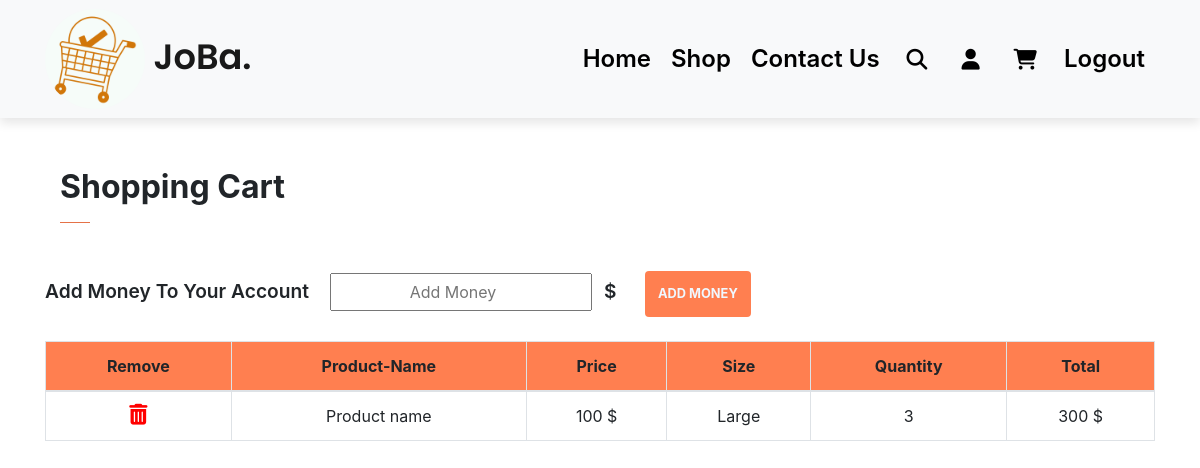
The page /cart (signed in) on the database as committed earlier.
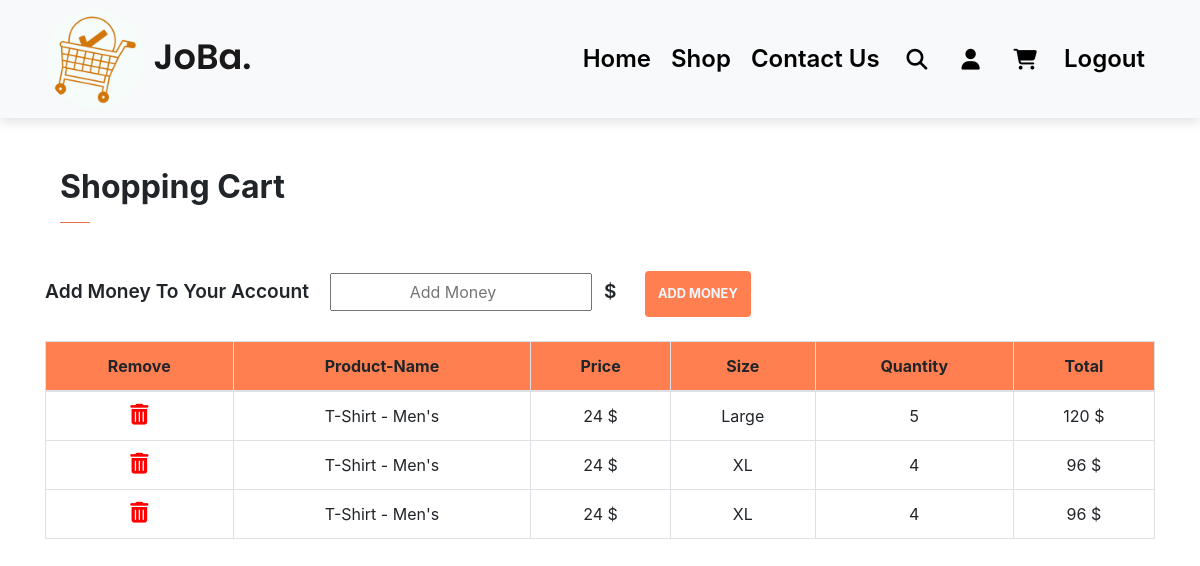
The same page on the database as committed later.
### JoBa/models.py (models this page shows)
class Product(db.Model):
    id = db.Column(db.Integer, primary_key=True)
    date = db.Column(db.DateTime(timezone= True), default=func.now())
    product_name = db.Column(db.String(1000))
    product_price = db.Column(db.Integer)
    size = db.Column(db.String(1000))
    quantity = db.Column(db.Integer)
    user_id = db.Column(db.Integer, db.ForeignKey('user.id'))

### JoBa/views.py (the view, shortened to what this page needs)
@views.route("/cart", methods=["GET", "POST"])
@login_required
def cart():
    if request.method == "GET":
        return render_template("cart.html", title="JoBa-Cart", user=current_user)

### JoBa/__init__.py (called while the page is built)
def create_app():
    app = Flask(__name__)
    app.config["SECRET_KEY"] = "yousefsoftware2002engineer98"  # Use to secret you login session and your website date
    app.config["SQLALCHEMY_DATABASE_URI"] = f"sqlite:///{DB_Name}"
    db.init_app(app)
    from .views import views
    from .auth import auth
    app.register_blueprint(views, url_prefix="/")
    app.register_blueprint(auth, url_prefix="/")
    from .models import User, Product
    with app.app_context():
        db.create_all()
    login_manager = LoginManager()
    login_manager.login_view = "auth.login"
    login_manager.init_app(app)
    @login_manager.user_loader
    def load_user(id):
        return User.query.get(int(id))
    return app

### JoBa/templates/cart.html (shortened to what this page needs)
<!DOCTYPE html>
<html lang="en">
<head>
    <link rel="stylesheet" href="{{ url_for('static', filename='css/style.css')}}">
    <link rel="stylesheet" href="https://cdnjs.cloudflare.com/ajax/libs/font-awesome/6.2.0/css/all.min.css">
    <link rel="stylesheet" href="https://cdn.jsdelivr.net/npm/bootstrap@4.6.2/dist/css/bootstrap.min.css">    <link rel="stylesheet" href="https://cdnjs.cloudflare.com/ajax/libs/font-awesome/6.2.0/css/all.min.css">
</head>
<body>
  <nav class="navbar navbar-expand-lg navbar-light bg-light py-1 fixed-top">
    <div class="container">
      <a class="navbar-brand" href="/">
        <img src="static/images/logo/white.png" alt="logo" class="nav-logo">
        JoBa.
      </a>
      <div class="collapse navbar-collapse" id="navbarSupportedContent">
        <ul class="navbar-nav ml-auto">
          {% if user.is_authenticated %}
              <li class="nav-item">
                <a class="nav-link" href="/">Home</a>
              </li>
              <li class="nav-item">
                <a class="nav-link" href="shop1">Shop</a>
              </li>
              <li class="nav-item">
                <a class="nav-link" href="contact_us">Contact Us</a>
              </li>
              <li class="nav-item">
                <a class="nav-link"><i class="fa-solid fa-magnifying-glass"></i></a>
              </li>
              <li class="nav-item">
                <a class="nav-link" href="profile"><i class="fa-solid fa-user"></i></a>
              </li>
              <li class="nav-item">
                <a class="nav-link" href="cart"><i class="fa-solid fa-cart-shopping"></i></a>
              </li>
              <li class="nav-item">
                <a class="nav-link" href="logout">Logout</a>
              </li>
            {% endif %}
        </ul>
      </div>
    </div>
  </nav>
  <div class="container ">
        <div class="container pt-5">
        <h2 class="font-weight-bold">Shopping Cart</h2>
        <hr>
        </div>
        <form method="POST" class="money-form mt-5 mb-4">
            <div class="form-group">
                <label class="form-label money-label" for="money">Add Money To Your Account</label>
                <input name="money" type="number" id="money" placeholder="Add Money" class="money-input ml-3"></input>
                <label class="form-label money-label mx-2" for="Dollar">$</label>
                <button class="money-btn btn ml-3">Add Money</button>
            </div>
        </form>
        <table class="table table-bordered" style="text-align: center;">
            <thead>
              <tr style="background-color:coral;">
                <th scope="col">Remove</th>
                <th scope="col">Product-Name</th>
                <th scope="col">Price</th>
                <th scope="col">Size</th>
                <th scope="col">Quantity</th>
                <th scope="col">Total</th>
              </tr>
            </thead>
            <tbody>
              {% for product in user.products %}
                <tr>
                  <th scope="row" onclick="deleteProduct({{ product.id }})"><i class="fa-solid fa-trash-can" style="font-size:1.3rem;"></i></th>
                  <td>{{ product.product_name}}</td>
                  <td>{{ product.product_price}} $</td>
                  <td>{{ product.size}}</td>
                  <td>{{ product.quantity}}</td>
                  <td>{{ product.quantity *  product.product_price }} $</td>
                </tr>
              {% endfor %}
            </tbody>
          </table>
 </div>
</body>
</html>

### JoBa/static/css/style.css (style rules this page uses)
* { margin: 0; padding: 0; box-sizing: border-box; }
body { font-family: 'Poppins', sans-serif; }
h2 { font-size: 1.8rem; font-weight: 600; }
button.btn { font-size: 0.8rem; font-weight: 700; outline: none; border: none; padding: 13px; text-transform: uppercase; background-color: #1d1d1d; color: aliceblue; cursor: pointer; transition: 0.3s ease; }
hr { width: 30px; height: 2px; background-color: coral; }
.navbar { font-size: 20px; top: 0; left: 0; box-shadow: 0 5px 10px rgba(0,0,0,0.1); }
.nav-logo { width: 100px; height: 100px; border-radius: 50%; }
.navbar-light .navbar-brand { font-size: 2.2rem; font-weight: 600; font-family: 'Poppins', sans-serif; }
.navbar-light .navbar-collapse .navbar-nav .nav-link { color: black; padding: 0 20px; transition: 0.3s ease; }
.navbar i { padding: 0 7px; font-size: 1.3rem; cursor: pointer; transition: 0.3s ease; }
.navbar-light .navbar-collapse .navbar-nav .nav-link { padding: 10px; font-size: 1.5rem; font-weight: 600; }
.money-form .money-label { font-size: 1.2rem; font-weight: 600; }
.money-form .money-input { text-align: center; padding: 5px; }
.money-form .money-btn { background-color: coral; }
.fa-trash-alt:before, .fa-trash-can:before { content: "\f2ed"; color: red; cursor: pointer; }

Rows that differ between the two databases and show on the page:
removed Product: product_name "Product name", product_price "100", size "Large", quantity "3", product.quantity*product.product_price "300"
added Product: product_name "T-Shirt - Men's", product_price "24", size "Large", quantity "5", product.quantity*product.product_price "120"
added Product: product_name "T-Shirt - Men's", product_price "24", size "XL", quantity "4", product.quantity*product.product_price "96"
added Product: product_name "T-Shirt - Men's", product_price "24", size "XL", quantity "4", product.quantity*product.product_price "96"
